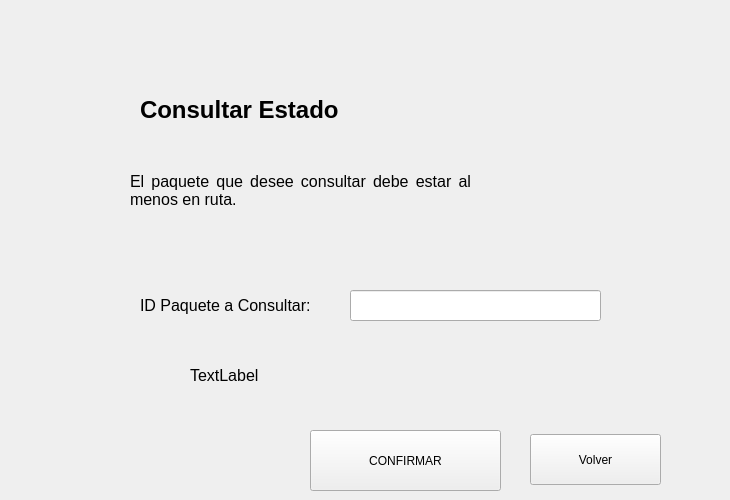
      <widget class="QWidget" name="pag7ConsultarEstado">
       <widget class="QLabel" name="label_42">
        <property name="geometry">
         <rect>
          <x>140</x>
          <y>80</y>
          <width>351</width>
          <height>61</height>
         </rect>
        </property>
        <property name="text">
         <string>&lt;html&gt;&lt;head/&gt;&lt;body&gt;&lt;p&gt;&lt;span style=&quot; font-size:18pt; font-weight:700;&quot;&gt;Consultar Estado&lt;/span&gt;&lt;/p&gt;&lt;/body&gt;&lt;/html&gt;</string>
        </property>
        <property name="textFormat">
         <enum>Qt::TextFormat::RichText</enum>
        </property>
        <property name="wordWrap">
         <bool>true</bool>
        </property>
       </widget>
       <widget class="QLabel" name="label_43">
        <property name="geometry">
         <rect>
          <x>130</x>
          <y>150</y>
          <width>341</width>
          <height>81</height>
         </rect>
        </property>
        <property name="layoutDirection">
         <enum>Qt::LayoutDirection::LeftToRight</enum>
        </property>
        <property name="text">
         <string>&lt;html&gt;&lt;head/&gt;&lt;body&gt;&lt;p align=&quot;justify&quot;&gt;&lt;span style=&quot; font-size:12pt;&quot;&gt;El paquete que desee consultar debe estar al menos en ruta.&lt;/span&gt;&lt;/p&gt;&lt;/body&gt;&lt;/html&gt;</string>
        </property>
        <property name="wordWrap">
         <bool>true</bool>
        </property>
       </widget>
       <widget class="QLabel" name="label_44">
        <property name="geometry">
         <rect>
          <x>530</x>
          <y>70</y>
          <width>191</width>
          <height>191</height>
         </rect>
        </property>
        <property name="text">
         <string/>
        </property>
        <property name="pixmap">
         <pixmap resource="Recursos.qrc">:/logo.png</pixmap>
        </property>
        <property name="scaledContents">
         <bool>true</bool>
        </property>
       </widget>
       <widget class="QPushButton" name="btnVolverConsulta">
        <property name="geometry">
         <rect>
          <x>530</x>
          <y>434</y>
          <width>131</width>
          <height>51</height>
         </rect>
        </property>
        <property name="text">
         <string>Volver</string>
        </property>
       </widget>
       <widget class="QPushButton" name="btnConfirmarConsulta">
        <property name="geometry">
         <rect>
          <x>310</x>
          <y>430</y>
          <width>191</width>
          <height>61</height>
         </rect>
        </property>
        <property name="text">
         <string>CONFIRMAR</string>
        </property>
       </widget>
       <widget class="QLabel" name="lblResultadoConsultar">
        <property name="geometry">
         <rect>
          <x>190</x>
          <y>360</y>
          <width>401</width>
          <height>31</height>
         </rect>
        </property>
        <property name="text">
         <string>&lt;html&gt;&lt;head/&gt;&lt;body&gt;&lt;p&gt;&lt;span style=&quot; font-size:12pt;&quot;&gt;TextLabel&lt;/span&gt;&lt;/p&gt;&lt;/body&gt;&lt;/html&gt;</string>
        </property>
       </widget>
       <widget class="QLabel" name="label_45">
        <property name="geometry">
         <rect>
          <x>140</x>
          <y>290</y>
          <width>201</width>
          <height>31</height>
         </rect>
        </property>
        <property name="text">
         <string>&lt;html&gt;&lt;head/&gt;&lt;body&gt;&lt;p&gt;&lt;span style=&quot; font-size:12pt;&quot;&gt;ID Paquete a Consultar:&lt;/span&gt;&lt;/p&gt;&lt;/body&gt;&lt;/html&gt;</string>
        </property>
       </widget>
       <widget class="QLineEdit" name="txtIdConsultar">
        <property name="geometry">
         <rect>
          <x>350</x>
          <y>290</y>
          <width>251</width>
          <height>31</height>
         </rect>
        </property>
       </widget>
      </widget>
